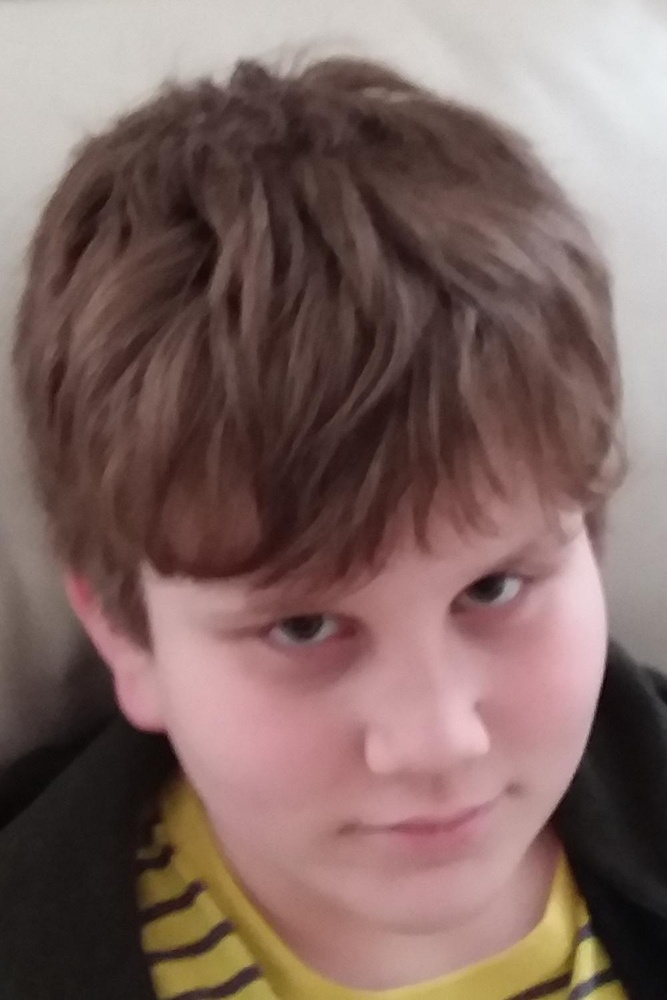
#> input picture Python3/src/13 Scientific Python/SciKitImage/images/joshua.cropped.jpg, 667 x 1000 px, shrunk from 1000 x 1500 before the run
$ python 07_optimize_joshua.py   (older library calls are emulated)
#> lines starting #> are read from the running program, lines starting #| are printed output that depends on the picture
import os, sys
import numpy as np
import scipy.ndimage as nd
import matplotlib.pyplot as plt
import skimage.morphology as morphology
import skimage.feature as feature
from PIL import Image
import time
import scipy.misc
from matplotlib.colors import ListedColormap

def createColorMap():
    N = 2
    vals = np.ones((N, 4))
    # colormap goes from nearly white to white
    vals[:, 0] = np.linspace(0.8, 1, N)
    vals[:, 1] = np.linspace(0.8, 1, N)
    vals[:, 2] = np.linspace(0.8, 1, N)
    print(vals)
    return ListedColormap(vals)

def doit(image, sigma, threshold, spread, dt):
    low = threshold / 256.0
    high = (threshold + spread) / 256.0
    set_title(f"sigma={sigma} low={low*256} high={high*256}")
    edges = feature.canny(image, sigma=sigma, low_threshold=low, high_threshold=high)
    edges = np.invert(edges)
    plt.imshow(edges, cmap=createColorMap())
    plt.draw()
    plt.axis('off')
    plt.savefig("outfile.pdf")
    plt.pause(0.001)
    time.sleep(dt)

def set_title(title):
    figure = plt.gcf()
    figure.canvas.set_window_title(title)

def load_image(infilename):
#> called with infilename = 'images/joshua.cropped.jpg'
    img = Image.open(infilename)
#> img is the input picture: PIL image 667x1000 RGB; mean R, G, B 127.3, 103.1, 98.5
    img.load()
    data = np.asarray( img, dtype="int32" )
    return data

plt.ion()
image = load_image("images/joshua.cropped.jpg")
image = image / 256.0
image = image[:,:,0]
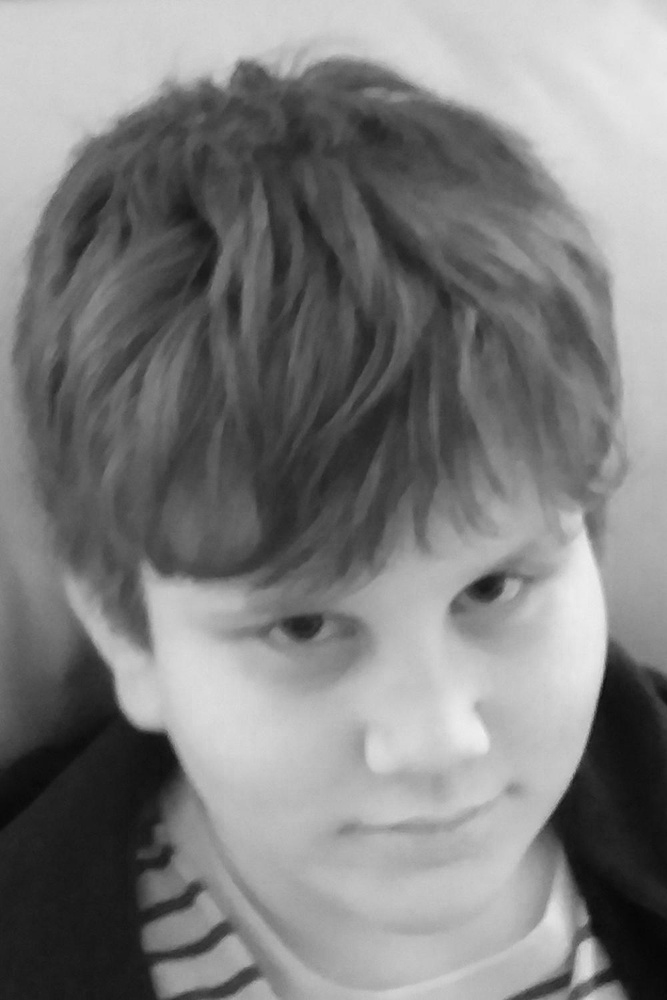
#> image: shape (1000, 667) float64; min 0.0273, max 0.945, mean 0.497
#figsize=(16.53, 11.69)
sigma = 0
threshold = 32
spread = 2
doit(image, sigma, threshold, spread, dt=5)
#> in doit, `edges = feature.canny(image, sigma=sigma, low_threshold=low, high_thre..`:
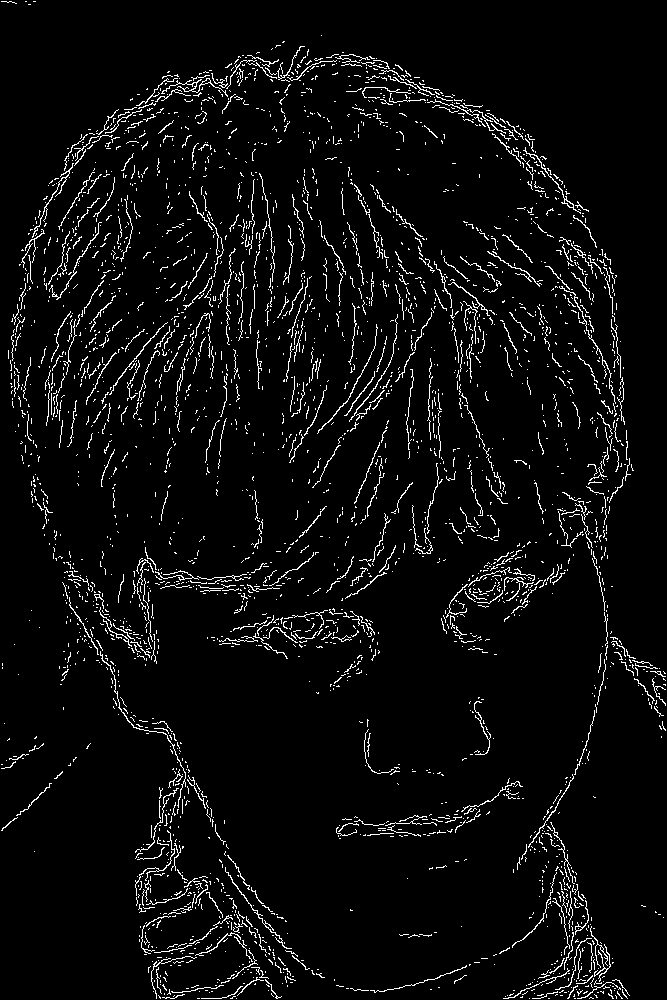
#> edges: shape (1000, 667) bool; 4.7% white in thin lines or dots
#> in doit, `edges = np.invert(edges)`: edges: shape (1000, 667) bool; 95.3% white; black in thin lines or dots
